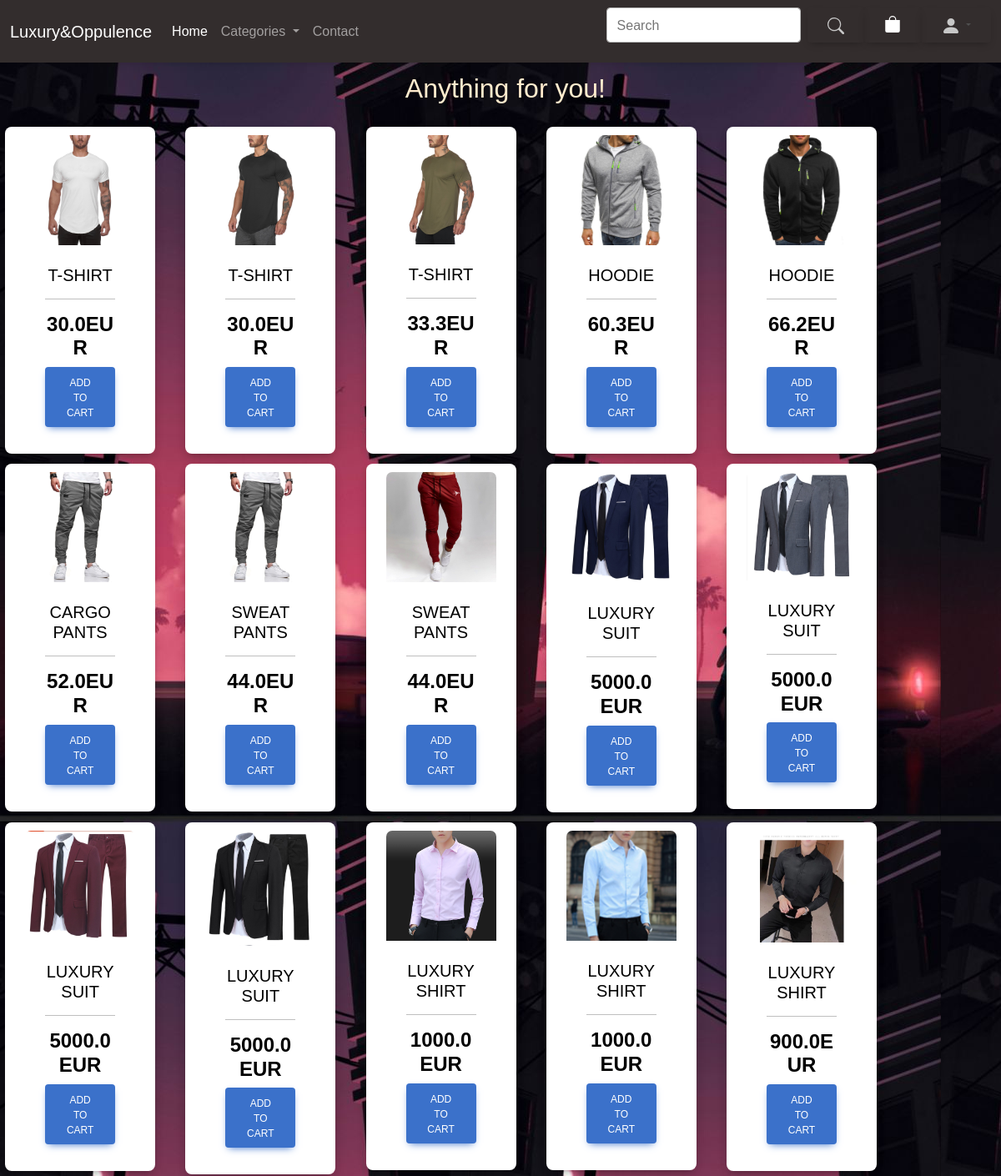
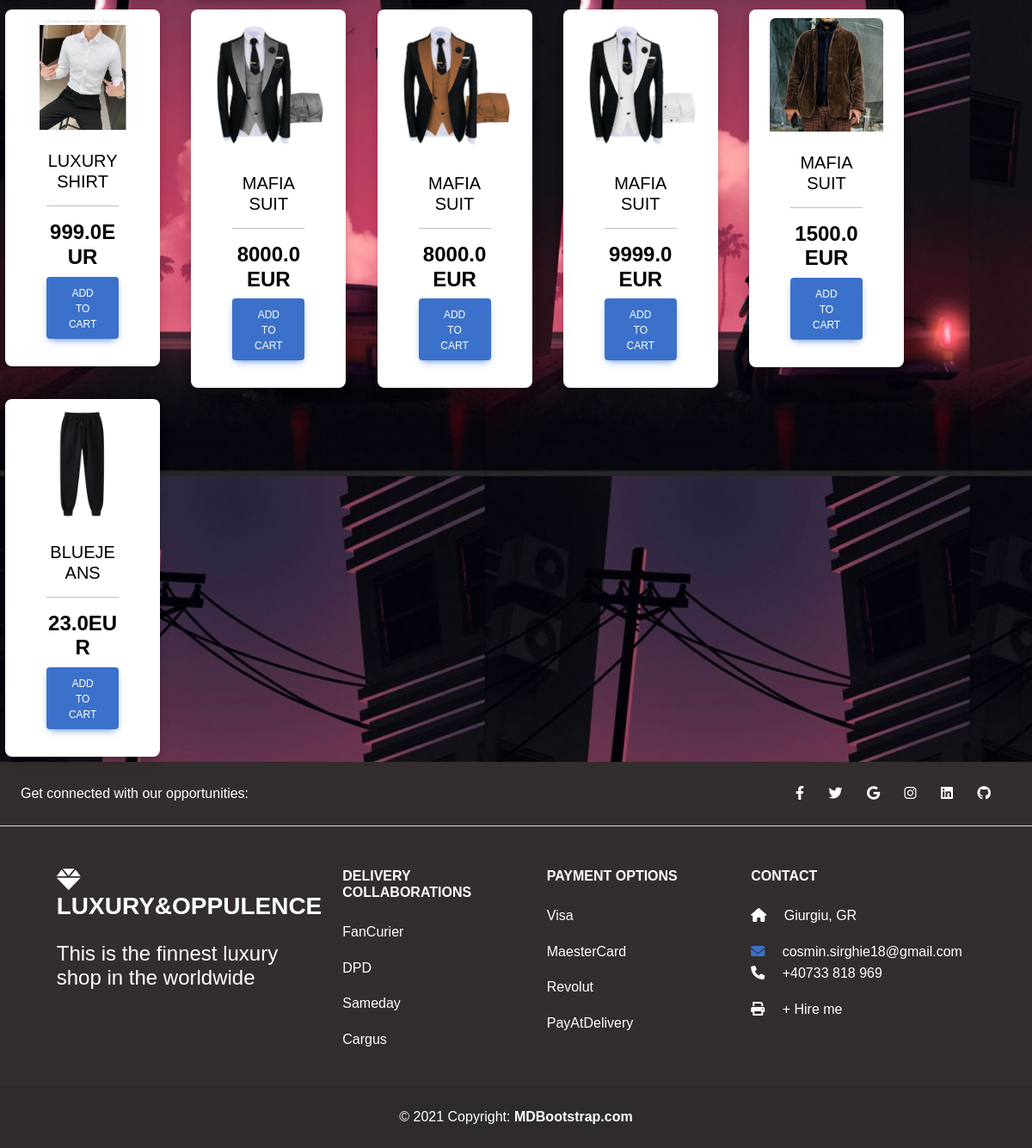
The page / on the database its author committed (2 pictures, top to bottom).
### shop_mag/models.py (models this page shows, shortened)
class Item(models.Model):
    name = models.CharField(max_length=250)
    price = models.FloatField()
    category = models.ForeignKey(Category, on_delete=models.CASCADE)
    label = models.CharField(choices=LABEL_CHOICES, max_length=2, blank=False)
    color = models.CharField(choices=COLORS, max_length=50)
    gender = models.CharField(choices=gender, max_length=10)
    description = models.TextField(null=True)
    stock = models.IntegerField(default=10)
    photo = models.ImageField(null=True, max_length=255, upload_to="static/")
    slug = models.SlugField(auto_created=True)
    @property
    def get_image(self):
        try:
            url = self.photo.url
        except:
            url = ''
        return url

### shop_mag/views.py (the view)
# urls.py: path('', views.ListaProduse.as_view(), name='home'),
class ListaProduse(ListView):
    model = Item
    context_object_name = 'lista_produse'
    template_name = 'home.html'

### shop_mag/context_processors.py (called while the page is built)
def navbar_data(request):
    categories = Category.objects.all()
    return {'categories': categories}

### templates/home.html (shortened to what this page needs)
{% extends 'base.html' %}
{% load static %}
{% block content %}
    <body style="background-image: url('{% static 'blurata.jpg' %}'); text-align: center; font-family: Arial">
    {% include 'products_block.html' with title='Anything for you!' product_list=lista_produse %}
{% endblock %}

### templates/products_block.html
    <div class="title" style="padding: 1%">
        <h2 style='padding-left: 1%; color: blanchedalmond'>{{ title }}</h2>
    </div>
    <div class="row">
        {% for item in product_list %}
            <div class="col-12 col-sm-6 col-md-3 col-lg-2" style="margin: .5%">
                <div class="card">
                    <a class="btn" href="{% url 'shop_mag:product_details' item.id %}">
                        <img class="card-img-top" src="{{ item.get_image }}" alt="Card image cap">
                        <div class="card-body" style="color: black">
                            <h5 class="card-title">{{ item.name }}</h5>
                            <hr>
                            <h4 style="display: inherit"><strong>{{ item.price }}EUR</strong></h4>
                            <button type="button" class="btn btn-primary">Add to cart</button>
                        </div>
                    </a>
                </div>
            </div>
        {% endfor %}
    </div>

### rows shown on the page
Item: get_image (picture), name "T-SHIRT", price "30.0"
Item: get_image (picture), name "T-SHIRT", price "30.0"
Item: get_image (picture), name "T-SHIRT", price "33.3"
Item: get_image (picture), name "HOODIE", price "60.3"
Item: get_image (picture), name "HOODIE", price "66.2"
Item: get_image (picture), name "CARGO PANTS", price "52.0"
Item: get_image (picture), name "SWEAT PANTS", price "44.0"
Item: get_image (picture), name "SWEAT PANTS", price "44.0"
Item: get_image (picture), name "LUXURY SUIT", price "5000.0"
Item: get_image (picture), name "LUXURY SUIT", price "5000.0"
Item: get_image (picture), name "LUXURY SUIT", price "5000.0"
Item: get_image (picture), name "LUXURY SUIT", price "5000.0"
Item: get_image (picture), name "LUXURY SHIRT", price "1000.0"
Item: get_image (picture), name "LUXURY SHIRT", price "1000.0"
Item: get_image (picture), name "LUXURY SHIRT", price "900.0"
Item: get_image (picture), name "LUXURY SHIRT", price "999.0"
Item: get_image (picture), name "MAFIA SUIT", price "8000.0"
Item: get_image (picture), name "MAFIA SUIT", price "8000.0"
Item: get_image (picture), name "MAFIA SUIT", price "9999.0"
Item: get_image (picture), name "MAFIA SUIT", price "1500.0"
Item: get_image (picture), name "BLUEJEANS", price "23.0"

### other values the page prints
{{ title }} "Anything for you!"
